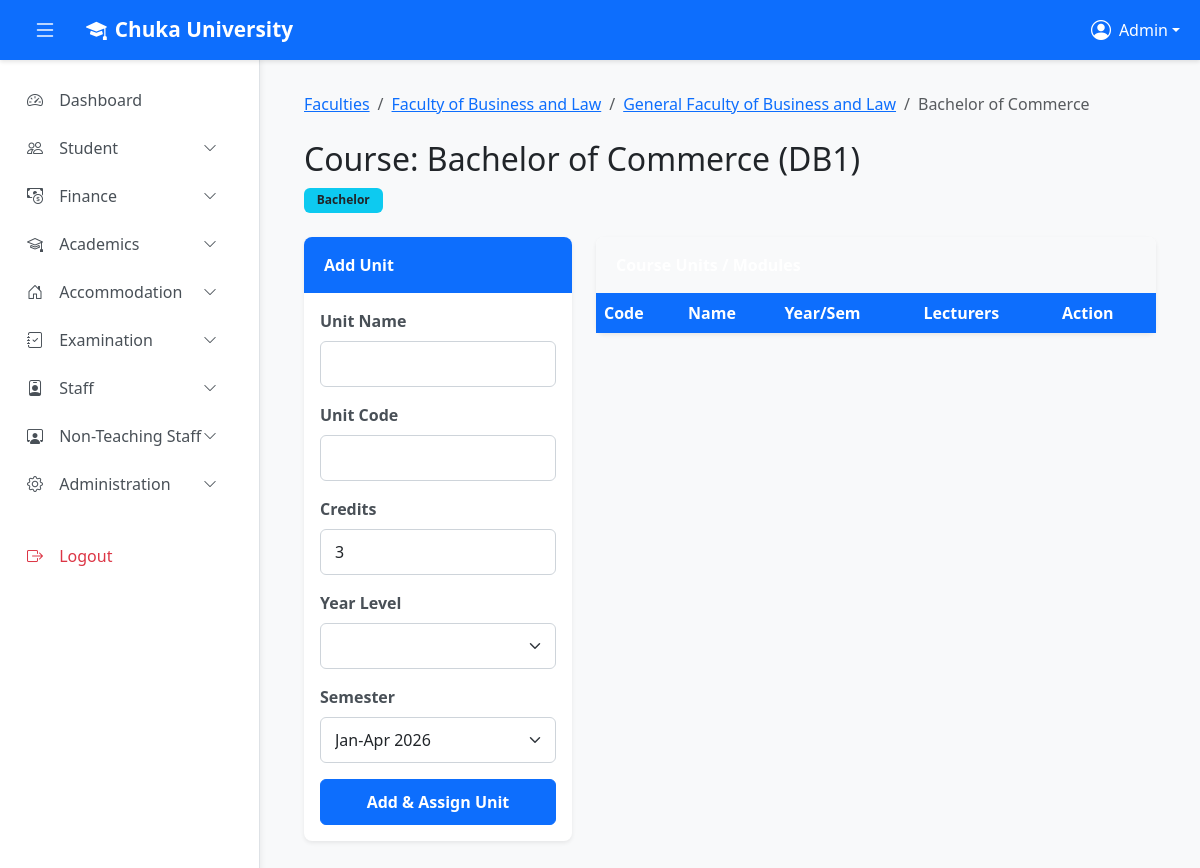
Screenshot of /admin/courses/view.php?id=3 (signed in) with the database file from the repository.
### tables this page shows
CREATE TABLE `courses` (
  `id` int(11) NOT NULL AUTO_INCREMENT,
  `program_id` int(11) NOT NULL,
  `course_name` varchar(150) NOT NULL,
  `course_code` varchar(20) NOT NULL,
  `level` enum('Certificate','Diploma','Bachelor','Masters','PhD') NOT NULL,
  `created_at` timestamp NOT NULL DEFAULT current_timestamp(),
  PRIMARY KEY (`id`),
  UNIQUE KEY `course_code` (`course_code`),
  CONSTRAINT `courses_ibfk_program` FOREIGN KEY (`program_id`) REFERENCES `programs` (`id`) ON DELETE CASCADE
);

CREATE TABLE `faculties` (
  `id` int(11) NOT NULL AUTO_INCREMENT,
  `faculty_name` varchar(100) NOT NULL,
  `faculty_code` varchar(10) NOT NULL,
  `created_at` timestamp NOT NULL DEFAULT current_timestamp(),
  PRIMARY KEY (`id`),
  UNIQUE KEY `faculty_code` (`faculty_code`)
);

CREATE TABLE `programs` (
  `id` int(11) NOT NULL AUTO_INCREMENT,
  `faculty_id` int(11) NOT NULL,
  `program_name` varchar(150) NOT NULL,
  `program_code` varchar(20) NOT NULL,
  `created_at` timestamp NOT NULL DEFAULT current_timestamp(),
  PRIMARY KEY (`id`),
  UNIQUE KEY `program_code` (`program_code`),
  CONSTRAINT `programs_ibfk_1` FOREIGN KEY (`faculty_id`) REFERENCES `faculties` (`id`) ON DELETE CASCADE
);

### app/Controllers/Admin/CourseController.php (called while the page is built, shortened)
<?php
require_once __DIR__ . '/../../Models/Course.php';
require_once __DIR__ . '/../../Models/Unit.php';
class CourseController extends Controller {
    private $courseModel;
    private $unitModel;
    public function __construct() {
        $this->courseModel = new Course();
        $this->unitModel = new Unit();
    }
    public function view($id) {
        $course = $this->courseModel->getById($id);
        $course['units'] = $this->unitModel->getByCourse($id);
        $course['year_levels'] = $this->courseModel->getYearLevels($id);
        return $course;
    }
}

### app/Models/Model.php (called while the page is built, shortened)
<?php
class Model {
    public function __construct() {
        global $conn;
        $this->conn = $conn;
    }
}
?>

### app/Models/Course.php (called while the page is built, shortened)
<?php
require_once 'Model.php';
class Course extends Model {
    public function getById($id) {
        $stmt = $this->conn->prepare("SELECT c.*, p.program_name, f.faculty_name, f.id as faculty_id
                                     FROM courses c
                                     JOIN programs p ON c.program_id = p.id
                                     JOIN faculties f ON p.faculty_id = f.id
                                     WHERE c.id = ?");
        $stmt->bind_param("i", $id);
        $stmt->execute();
        return $stmt->get_result()->fetch_assoc();
    }
    public function getYearLevels($course_id) {
        $stmt = $this->conn->prepare("SELECT * FROM course_year_levels WHERE course_id = ? ORDER BY year_level ASC");
        $stmt->bind_param("i", $course_id);
        $stmt->execute();
        return $stmt->get_result()->fetch_all(MYSQLI_ASSOC);
    }
}

### app/Models/Unit.php (called while the page is built, shortened)
<?php
require_once 'Model.php';
class Unit extends Model {
    public function getByCourse($course_id) {
        $stmt = $this->conn->prepare("SELECT cua.*, cu.unit_name, cu.unit_code, cu.credit_hours, cyl.year_level
                                     FROM course_unit_assignments cua
                                     JOIN course_units cu ON cua.unit_id = cu.id
                                     LEFT JOIN course_year_levels cyl ON cua.year_level_id = cyl.id
                                     WHERE cua.course_id = ?
                                     ORDER BY cyl.year_level ASC, cua.semester_id ASC");
        $stmt->bind_param("i", $course_id);
        $stmt->execute();
        return $stmt->get_result()->fetch_all(MYSQLI_ASSOC);
    }
}

### admin/courses/view.php (the view, shortened to what this page needs)
<?php
require_once '../../config.php';
require_once '../../app/Controllers/Admin/CourseController.php';
$courseId = $_GET['id'] ?? null;
$courseController = new CourseController();
$course = $courseController->view($courseId);
$semesters = $conn->query("SELECT id, semester_name FROM semesters ORDER BY id DESC")->fetch_all(MYSQLI_ASSOC);
?>
<!DOCTYPE html>
<html lang="en">
<head>
    <link href="https://cdn.jsdelivr.net/npm/bootstrap@5.3.3/dist/css/bootstrap.min.css" rel="stylesheet">
    <link href="https://cdn.jsdelivr.net/npm/bootstrap-icons@1.11.3/font/bootstrap-icons.css" rel="stylesheet">
    <link href="../assets/main.css" rel="stylesheet"/>
</head>
<body>
    <?php include '../partials/top_navbar.php'; ?>
    <?php include '../partials/sidebar.php'; ?>
    <main class="main-content" id="mainContent">
        <div class="container-fluid">
            <nav aria-label="breadcrumb" class="mb-4">
                <ol class="breadcrumb">
                    <li class="breadcrumb-item"><a href="../faculties/manage.php">Faculties</a></li>
                    <li class="breadcrumb-item"><a href="../faculties/view.php?id=<?php echo $course['faculty_id']; ?>"><?php echo htmlspecialchars($course['faculty_name']); ?></a></li>
                    <li class="breadcrumb-item"><a href="../programs/view.php?id=<?php echo $course['program_id']; ?>"><?php echo htmlspecialchars($course['program_name']); ?></a></li>
                    <li class="breadcrumb-item active"><?php echo htmlspecialchars($course['course_name']); ?></li>
                </ol>
            </nav>
            <div class="row mb-4">
                <div class="col-12">
                    <h2>Course: <?php echo htmlspecialchars($course['course_name']); ?> (<?php echo htmlspecialchars($course['course_code']); ?>)</h2>
                    <span class="badge bg-info text-dark"><?php echo $course['level']; ?></span>
                </div>
            </div>
            <div class="row">
                <div class="col-lg-4">
                    <div class="card shadow-sm mb-4">
                        <div class="card-header bg-primary text-white">Add Unit</div>
                        <div class="card-body">
                            <form method="post">
                                <div class="mb-3"><label class="form-label">Unit Name</label><input type="text" name="unit_name" class="form-control" required></div>
                                <div class="mb-3"><label class="form-label">Unit Code</label><input type="text" name="unit_code" class="form-control" required></div>
                                <div class="mb-3"><label class="form-label">Credits</label><input type="number" name="credit_hours" class="form-control" value="3" required></div>
                                <div class="mb-3">
                                    <label class="form-label">Year Level</label>
                                    <select name="year_level_id" class="form-select" required>
                                    </select>
                                </div>
                                <div class="mb-3">
                                    <label class="form-label">Semester</label>
                                    <select name="semester_id" class="form-select" required>
                                        <?php foreach ($semesters as $s): ?>
                                            <option value="<?php echo $s['id']; ?>"><?php echo htmlspecialchars($s['semester_name']); ?></option>
                                        <?php endforeach; ?>
                                    </select>
                                </div>
                                <button class="btn btn-primary w-100">Add & Assign Unit</button>
                            </form>
                        </div>
                    </div>
                </div>
                <div class="col-lg-8">
                    <div class="card shadow-sm">
                        <div class="card-header bg-light">Course Units / Modules</div>
                        <div class="card-body p-0">
                            <table class="table table-hover mb-0">
                                <thead class="table-light"><tr><th>Code</th><th>Name</th><th>Year/Sem</th><th>Lecturers</th><th>Action</th></tr></thead>
                            </table>
                        </div>
                    </div>
                </div>
            </div>
        </div>
    </main>
</body>
</html>

### admin/assets/main.css (style rules this page uses)
:root { --sidebar-width: 260px; --navbar-height: 60px; }
body { background-color: #f8f9fa; font-family: 'Segoe UI', Tahoma, Geneva, Verdana, sans-serif; }
.main-content { margin-top: var(--navbar-height); margin-left: var(--sidebar-width); transition: margin-left 0.3s ease; padding: 2rem; }
.card { border: none; border-radius: 8px; box-shadow: 0 2px 4px rgba(0, 0, 0, 0.05); margin-bottom: 1.5rem; }
.card-header { background-color: #0d6efd; color: white; border: none; border-radius: 8px 8px 0 0 !important; padding: 1rem 1.25rem; font-weight: 600; }
.table thead th { background-color: #0d6efd; color: white; border: none; font-weight: 600; white-space: nowrap; }
.form-label { font-weight: 600; color: #495057; margin-bottom: 0.5rem; }
.form-control, .form-select { border-radius: 6px; border: 1px solid #ced4da; padding: 0.625rem 0.875rem; }
.btn { border-radius: 6px; padding: 0.625rem 1.25rem; font-weight: 600; }
.btn-primary { background-color: #0d6efd; border-color: #0d6efd; }
.badge { padding: 0.4rem 0.8rem; font-weight: 600; }

### rows the page displays
courses: faculties.faculty_name "Faculty of Business and Law", program.program_name "General Faculty of Business and Law", course_name "Bachelor of Commerce", course_code "DB1", level "Bachelor"

### other values shown
$admin_name "Admin"
form field semester_id "Jan-Apr 2026"
